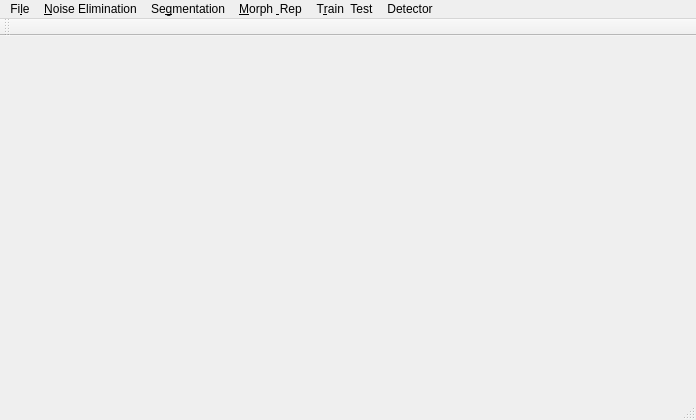
<?xml version="1.0" encoding="UTF-8"?>
<ui version="4.0">
 <class>MainWindow</class>
 <widget class="QMainWindow" name="MainWindow">
  <property name="geometry">
   <rect>
    <x>0</x>
    <y>0</y>
    <width>696</width>
    <height>420</height>
   </rect>
  </property>
  <property name="windowTitle">
   <string>Image Processing</string>
  </property>
  <widget class="QWidget" name="centralWidget">
   <widget class="QLabel" name="label1">
    <property name="geometry">
     <rect>
      <x>30</x>
      <y>0</y>
      <width>291</width>
      <height>311</height>
     </rect>
    </property>
    <property name="text">
     <string/>
    </property>
   </widget>
   <widget class="QLabel" name="label2">
    <property name="geometry">
     <rect>
      <x>350</x>
      <y>0</y>
      <width>321</width>
      <height>311</height>
     </rect>
    </property>
    <property name="text">
     <string/>
    </property>
   </widget>
  </widget>
  <widget class="QMenuBar" name="menuBar">
   <property name="geometry">
    <rect>
     <x>0</x>
     <y>0</y>
     <width>696</width>
     <height>24</height>
    </rect>
   </property>
   <widget class="QMenu" name="menufile">
    <property name="title">
     <string>Fi&amp;le</string>
    </property>
    <addaction name="actionOpen"/>
    <addaction name="actionSave"/>
    <addaction name="actionClear"/>
    <addaction name="actionExit"/>
   </widget>
   <widget class="QMenu" name="menuFunction">
    <property name="title">
     <string>Se&amp;gmentation</string>
    </property>
    <addaction name="actionHistogram"/>
    <addaction name="actionColor_histogram"/>
    <addaction name="actionOtsu_Threshold"/>
    <addaction name="actionK_Means_Binary"/>
    <addaction name="actionK_Means"/>
   </widget>
   <widget class="QMenu" name="menuMorphology">
    <property name="title">
     <string>&amp;Morph &amp; Rep</string>
    </property>
    <widget class="QMenu" name="menuRepresentation_2">
     <property name="title">
      <string>&amp;Representation</string>
     </property>
     <addaction name="actionConnected_Component_Analysis"/>
     <addaction name="actionDraw_Bound_Box"/>
     <addaction name="actionDraw_Object_Edge"/>
     <addaction name="separator"/>
     <addaction name="actionFeature_Extraction"/>
    </widget>
    <widget class="QMenu" name="menuMorphology_2">
     <property name="title">
      <string>&amp;Morphology</string>
     </property>
     <addaction name="actionDilation"/>
     <addaction name="actionErosion"/>
     <addaction name="actionOpen_2"/>
     <addaction name="actionClosing"/>
     <addaction name="actionBoundary_Extraction"/>
    </widget>
    <addaction name="separator"/>
    <addaction name="menuMorphology_2"/>
    <addaction name="menuRepresentation_2"/>
   </widget>
   <widget class="QMenu" name="menuNoise_Elimination">
    <property name="title">
     <string>&amp;Noise Elimination</string>
    </property>
    <addaction name="actionFilter"/>
   </widget>
   <widget class="QMenu" name="menuTrain_Test">
    <property name="title">
     <string>T&amp;rain  Test</string>
    </property>
    <addaction name="actionTrain"/>
    <addaction name="actionTest"/>
   </widget>
   <widget class="QMenu" name="menuEdge_Detector">
    <property name="title">
     <string>Detector</string>
    </property>
    <widget class="QMenu" name="menuSmoothening">
     <property name="title">
      <string>&amp;Smoothening</string>
     </property>
     <addaction name="actionGaussian_Filter"/>
    </widget>
    <widget class="QMenu" name="menuEdge_Detection">
     <property name="title">
      <string>&amp;Edge Detection</string>
     </property>
     <widget class="QMenu" name="menuSobel_Filter">
      <property name="title">
       <string>&amp;Sobel Filter</string>
      </property>
      <addaction name="actionGx"/>
      <addaction name="actionGy"/>
      <addaction name="actionG"/>
      <addaction name="actionOrientation"/>
     </widget>
     <addaction name="menuSobel_Filter"/>
     <addaction name="separator"/>
     <addaction name="actionSobel_Edge_Detector"/>
     <addaction name="actionCanny_Edge_Detector"/>
    </widget>
    <widget class="QMenu" name="menuLine_Detector">
     <property name="title">
      <string>&amp;Line Detector</string>
     </property>
     <addaction name="actionHough_Transform"/>
    </widget>
    <widget class="QMenu" name="menuCircle_Detector">
     <property name="title">
      <string>&amp;Circle Detector</string>
     </property>
     <addaction name="actionHough_Transform_Circle"/>
    </widget>
    <addaction name="menuSmoothening"/>
    <addaction name="menuEdge_Detection"/>
    <addaction name="menuLine_Detector"/>
    <addaction name="menuCircle_Detector"/>
   </widget>
   <addaction name="menufile"/>
   <addaction name="menuNoise_Elimination"/>
   <addaction name="menuFunction"/>
   <addaction name="menuMorphology"/>
   <addaction name="menuTrain_Test"/>
   <addaction name="menuEdge_Detector"/>
  </widget>
  <widget class="QToolBar" name="mainToolBar">
   <attribute name="toolBarArea">
    <enum>TopToolBarArea</enum>
   </attribute>
   <attribute name="toolBarBreak">
    <bool>false</bool>
   </attribute>
  </widget>
  <widget class="QStatusBar" name="statusBar"/>
  <action name="actionOpen">
   <property name="text">
    <string>&amp;Open</string>
   </property>
  </action>
  <action name="actionSave">
   <property name="text">
    <string>&amp;Save</string>
   </property>
  </action>
  <action name="actionClear">
   <property name="text">
    <string>&amp;Clear</string>
   </property>
  </action>
  <action name="actionExit">
   <property name="text">
    <string>&amp;Exit</string>
   </property>
  </action>
  <action name="actionHistogram">
   <property name="text">
    <string>&amp;Intensity histogram</string>
   </property>
  </action>
  <action name="actionColor_histogram">
   <property name="text">
    <string>&amp;Color histogram</string>
   </property>
  </action>
  <action name="actionK_Means">
   <property name="text">
    <string>&amp;K-Means Cluster Threshold</string>
   </property>
  </action>
  <action name="actionOtsu_Threshold">
   <property name="text">
    <string>&amp;Otsu Threshold</string>
   </property>
  </action>
  <action name="actionK_Means_Binary">
   <property name="text">
    <string>K-&amp;Means Cluster Binary Threshold</string>
   </property>
  </action>
  <action name="actionFilter">
   <property name="text">
    <string>&amp;Mean Filter</string>
   </property>
  </action>
  <action name="actionConnected_Component_Analysis">
   <property name="text">
    <string>&amp;Connected Component Analysis</string>
   </property>
  </action>
  <action name="actionDilation">
   <property name="text">
    <string>&amp;Dilation</string>
   </property>
  </action>
  <action name="actionErosion">
   <property name="text">
    <string>&amp;Erosion</string>
   </property>
  </action>
  <action name="actionOpen_2">
   <property name="text">
    <string>&amp;Opening</string>
   </property>
  </action>
  <action name="actionClosing">
   <property name="text">
    <string>&amp;Closing</string>
   </property>
  </action>
  <action name="actionBoundary_Extraction">
   <property name="text">
    <string>&amp;Boundary Extraction</string>
   </property>
  </action>
  <action name="actionDraw_Bound_Box">
   <property name="text">
    <string>&amp;Draw Bound Box</string>
   </property>
   <property name="toolTip">
    <string>Threshold+Boundary Detection+CCA</string>
   </property>
  </action>
  <action name="actionDraw_Object_Edge">
   <property name="text">
    <string>Draw &amp;Object Edge</string>
   </property>
  </action>
  <action name="actionFeature_Extraction">
   <property name="text">
    <string>&amp;Feature Extraction</string>
   </property>
  </action>
  <action name="actionTrain">
   <property name="text">
    <string>&amp;Train Data</string>
   </property>
  </action>
  <action name="actionTest">
   <property name="text">
    <string>&amp;Predict Object</string>
   </property>
  </action>
  <action name="actionCanny_Edge_Detector">
   <property name="text">
    <string>&amp;Canny Edge Detector</string>
   </property>
  </action>
  <action name="actionGaussian_Filter">
   <property name="text">
    <string>&amp;Gaussian Filter</string>
   </property>
  </action>
  <action name="actionG">
   <property name="text">
    <string>G&amp;radient G</string>
   </property>
  </action>
  <action name="actionGx">
   <property name="text">
    <string>&amp;Gx</string>
   </property>
  </action>
  <action name="actionGy">
   <property name="text">
    <string>G&amp;y</string>
   </property>
  </action>
  <action name="actionOrientation">
   <property name="text">
    <string>&amp;Orientation</string>
   </property>
  </action>
  <action name="actionHough_Transform">
   <property name="text">
    <string>&amp;Hough Transform(Line)</string>
   </property>
  </action>
  <action name="actionHough_Transform_Circle">
   <property name="text">
    <string>&amp;Hough Transform(Circle)</string>
   </property>
  </action>
  <action name="actionSobel_Edge_Detector">
   <property name="text">
    <string>Sobel &amp;Edge Detector</string>
   </property>
  </action>
 </widget>
 <layoutdefault spacing="6" margin="11"/>
 <resources/>
 <connections/>
</ui>
